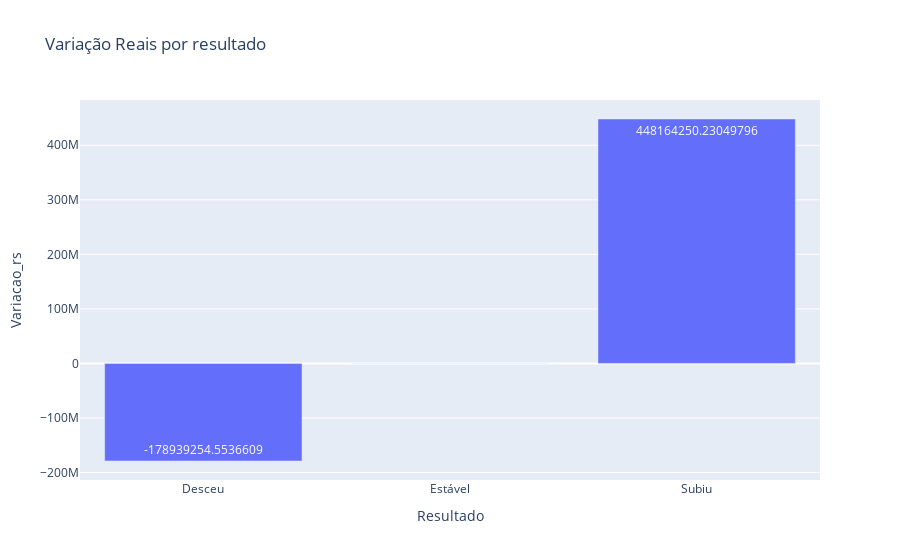

Notebook code for this chart:
### Markdown cell above
Para fazermos um gráfico do DataFrame analise de saldo criamos uma variável chamada fig de figura, e atribuimos a ela a função **px.bar** que cria um gráfico de barras, e que recebe como atributos o DataFrame que será utilizado, qual coluna estará no eixo x e aul estará no eixo y, quais valores estarão escritos nas barras e um titulo o gráfico.

### Code cell
fig = px.bar(df_analise_saldo, x= 'Resultado', y='Variacao_rs', text='Variacao_rs', title='Variação Reais por resultado')
fig.show()

### Figure 1 — Plotly figure (JSON) as saved in the notebook; plotly's stock layout.template omitted (floating-point values rounded to 4 significant figures)
{"data": [{"alignmentgroup": "True", "hovertemplate": "Resultado=%{x}<br>Variacao_rs=%{text}<extra></extra>", "legendgroup": "", "marker": {"color": "#636efa", "pattern": {"shape": ""}}, "name": "", "offsetgroup": "", "orientation": "v", "showlegend": false, "text": [-178900000.0, 0, 448200000.0], "textposition": "auto", "type": "bar", "x": ["Desceu", "Estável", "Subiu"], "xaxis": "x", "y": [-178900000.0, 0, 448200000.0], "yaxis": "y"}], "layout": {"barmode": "relative", "legend": {"tracegroupgap": 0}, "title": {"text": "Variação Reais por resultado"}, "xaxis": {"anchor": "y", "domain": [0, 1], "title": {"text": "Resultado"}}, "yaxis": {"anchor": "x", "domain": [0, 1], "title": {"text": "Variacao_rs"}}}}
